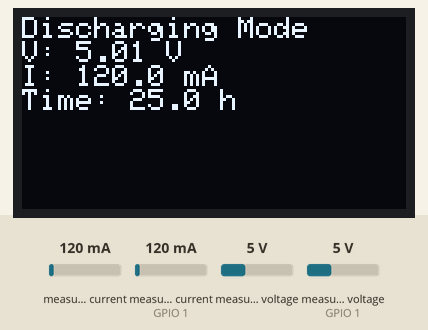
Simulated run of this sketch. Board: ESP32-C3. On the bench: 128×64 one-colour display. The test bench sets the inputs (shaded band); at power-on: measured current 120 mA, measured voltage 5 V, measured current (sensor on GPIO 1) 120 mA, measured voltage (sensor on GPIO 1) 5 V. What the sketch prints to the serial monitor is not drawn.

Above: at 3.3 s.
3.4 s: measured current (sensor 0) set to 40 mA
At 5.3 s:
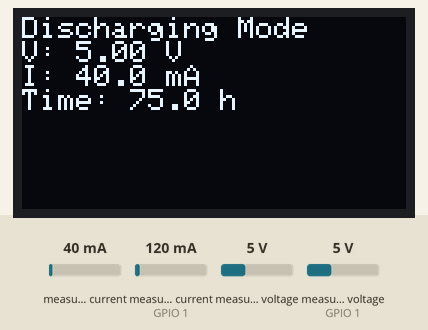
5.6 s: measured voltage (sensor 0) set to 0.3 V
At 6.7 s:
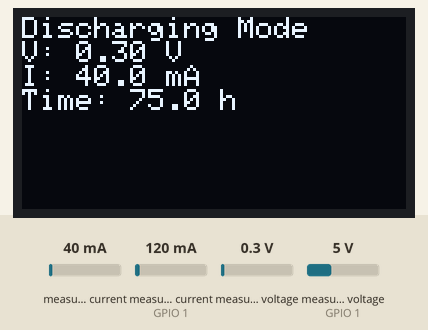
7.6 s: measured current (sensor 0) set to 500 mA
At 9.3 s:
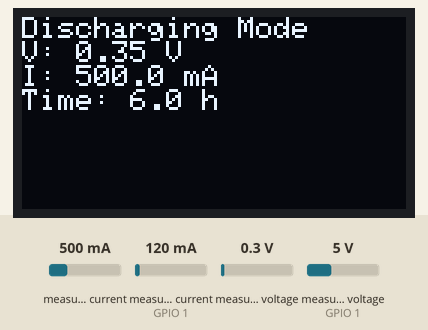
9.6 s: measured voltage (sensor 0) set to 3.8 V
At 11.0 s:
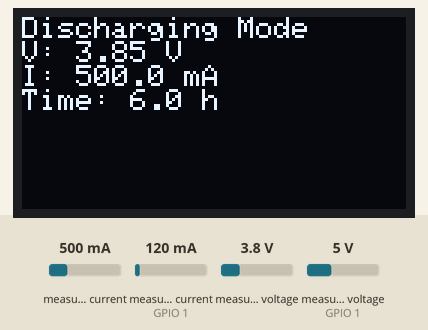
Timing chart, 0 to 12.6 s (numbered marks = the images above; inputs shaded):
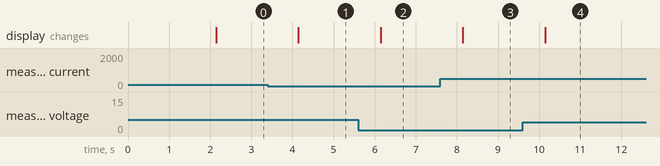

The sketch:

esp32_c3_working_updated.ino
```cpp
#include <WiFi.h>
#include <WebServer.h>
#include <Wire.h>
#include <Adafruit_INA219.h>
#include <Adafruit_SSD1306.h>
#include <ArduinoJson.h>

// Wi-Fi AP credentials
const char* ssid = "ESP32C3_EnergyMonitor";
const char* password = "password123";

// Web server on port 80
WebServer server(80);

// OLED configuration
#define SCREEN_WIDTH 128
#define SCREEN_HEIGHT 64
#define OLED_RESET -1
Adafruit_SSD1306 display(SCREEN_WIDTH, SCREEN_HEIGHT, &Wire, OLED_RESET);

// INA219 instances
Adafruit_INA219 ina219_load(0x40);   // Discharging sensor
Adafruit_INA219 ina219_charge(0x41); // Charging sensor

// Battery and timing variables
float capacity_mAh = 3000.0; // Initial capacity
unsigned long lastMillis = 0;
float battery_V = 0.0, load_current_mA = 0.0, charge_current_mA = 0.0;
float remaining_time_h = 0.0;
String mode = "Idle";

void handleRoot() {
  // Create JSON response matching Flutter app expectations
  StaticJsonDocument<200> doc;
  doc["battery_V"] = battery_V;
  doc["load_I_mA"] = load_current_mA;
  doc["charge_I_mA"] = charge_current_mA;
  doc["capacity_mAh"] = capacity_mAh;
  doc["remaining_time_h"] = remaining_time_h;
  doc["mode"] = mode;

  String json;
  serializeJson(doc, json);
  server.send(200, "application/json", json);
}

void setup() {
  Serial.begin(115200);
  while (!Serial) { delay(1); }

  // Initialize I2C on GPIO6 (SDA), GPIO7 (SCL)
  Wire.begin(6, 7);

  // Initialize INA219 for discharging
  if (!ina219_load.begin()) {
    Serial.println("Failed to find INA219 at 0x40 (Load)");
    while (1) { delay(10); }
  }

  // Initialize INA219 for charging
  if (!ina219_charge.begin()) {
    Serial.println("Failed to find INA219 at 0x41 (Charge)");
    while (1) { delay(10); }
  }

  // Initialize OLED (address 0x3C)
  if (!display.begin(SSD1306_SWITCHCAPVCC, 0x3C)) {
    Serial.println(F("SSD1306 allocation failed"));
    while (1) { delay(10); }
  }

  // Display startup message
  display.clearDisplay();
  display.setTextSize(1);
  display.setTextColor(SSD1306_WHITE);
  display.setCursor(0, 0);
  display.println("ESP32-C3 Energy Monitor");
  display.println("SSID: ESP32C3_EnergyMonitor");
  display.println("IP: 192.168.4.1");
  display.display();
  delay(2000);

  // Set up Wi-Fi AP
  WiFi.softAP(ssid, password);
  IPAddress IP = WiFi.softAPIP();
  Serial.print("AP IP address: ");
  Serial.println(IP);

  // Start web server
  server.on("/", handleRoot);
  server.begin();
  Serial.println("Web server started at http://192.168.4.1");

  // Log pin configuration
  Serial.println("Pin Configuration (ESP32-C3):");
  Serial.println("Charging:");
  Serial.println("  ESP32-C3 VIN: TP4056 OUT+ (via Switch)");
  Serial.println("  TP4056 IN+: USB 5V");
  Serial.println("  TP4056 OUT+: Switch Input");
  Serial.println("  INA219(0x41) VIN+: Switch Output");
  Serial.println("  INA219(0x41) VIN-: Battery+, TP4056 B+");
  Serial.println("  INA219(0x41) A0: 3V3, A1: GND");
  Serial.println("  I2C: GPIO6 (SDA), GPIO7 (SCL)");
  Serial.println("Discharging:");
  Serial.println("  ESP32-C3 VIN: Battery+ (or USB for testing)");
  Serial.println("  INA219(0x40) VIN+: Battery+");
  Serial.println("  INA219(0x40) VIN-: Load+");
  Serial.println("  Load-: GND");
  Serial.println("  I2C: GPIO6 (SDA), GPIO7 (SCL)");
  Serial.println("Common:");
  Serial.println("  ESP32-C3 3V3: INA219 VCC, OLED VCC");
  Serial.println("  OLED SDA: GPIO6, SCL: GPIO7");
  Serial.println("Data Format: battery_V, load_I_mA, charge_I_mA, capacity_mAh, remaining_time_h, mode");
}

void loop() {
  server.handleClient();

  unsigned long currentMillis = millis();
  if (currentMillis - lastMillis >= 2000) {
    lastMillis = currentMillis;
    float delta_t = 2.0 / 3600.0; // Convert seconds to hours for capacity calculation

    // Read discharging data
    float shunt_load_mV = ina219_load.getShuntVoltage_mV();
    float bus_load_V = ina219_load.getBusVoltage_V();
    load_current_mA = ina219_load.getCurrent_mA();
    battery_V = bus_load_V + (shunt_load_mV / 1000.0);

    // Read charging data
    float shunt_charge_mV = ina219_charge.getShuntVoltage_mV();
    float bus_charge_V = ina219_charge.getBusVoltage_V();
    charge_current_mA = ina219_charge.getCurrent_mA();

    // Mode detection
    bool isDischarging = (load_current_mA > 5.0);
    bool isCharging = (!isDischarging && charge_current_mA > 0.2);
    mode = isCharging ? "Charging" : isDischarging ? "Discharging" : "Idle";

    // Update capacity
    if (isCharging) {
      capacity_mAh += (charge_current_mA * delta_t);
      if (capacity_mAh > 5000.0) capacity_mAh = 5000.0;
    } else if (isDischarging) {
      capacity_mAh -= (load_current_mA * delta_t);
      if (capacity_mAh < 0.0) capacity_mAh = 0.0;
    }

    // Calculate remaining time
    remaining_time_h = (load_current_mA > 0 && isDischarging) ? capacity_mAh / load_current_mA : 0.0;

    // Update OLED display
    display.clearDisplay();
    display.setTextSize(1);
    display.setTextColor(SSD1306_WHITE);
    display.setCursor(0, 0);
    if (isCharging) {
      display.println("Charging Mode");
      display.print("V: ");
      display.print(battery_V, 2);
      display.println(" V");
      display.print("I: ");
      display.print(charge_current_mA, 1);
      display.println(" mA");
      display.print("Cap: ");
      display.print((int)capacity_mAh);
      display.println(" mAh");
    } else if (isDischarging) {
      display.println("Discharging Mode");
      display.print("V: ");
      display.print(battery_V, 2);
      display.println(" V");
      display.print("I: ");
      display.print(load_current_mA, 1);
      display.println(" mA");
      display.print("Time: ");
      display.print(remaining_time_h, 1);
      display.println(" h");
    } else {
      display.println("Idle Mode");
      display.print("V: ");
      display.print(battery_V, 2);
      display.println(" V");
      display.print("Charge I: ");
      display.print(charge_current_mA, 2);
      display.println(" mA");
      display.print("Cap: ");
      display.print((int)capacity_mAh);
      display.println(" mAh");
    }
    display.display();

    // Serial output for debugging
    Serial.print("Data: ");
    Serial.print(battery_V, 2);
    Serial.print(" V | ");
    Serial.print(load_current_mA, 2);
    Serial.print(" mA | ");
    Serial.print(charge_current_mA, 2);
    Serial.print(" mA | ");
    Serial.print(capacity_mAh, 2);
    Serial.print(" mAh | ");
    Serial.print(remaining_time_h, 2);
    Serial.print(" h | ");
    Serial.println(mode);
  }
}
```

Measured:
- after the input at 3.4 s, the display: changes after 0.74 s (image 1)
- after the input at 5.6 s, the display: changes after 0.54 s (image 2)
- after the input at 7.6 s, the display: changes after 0.54 s (image 3)
- after the input at 9.6 s, the display: changes after 0.54 s (image 4)
